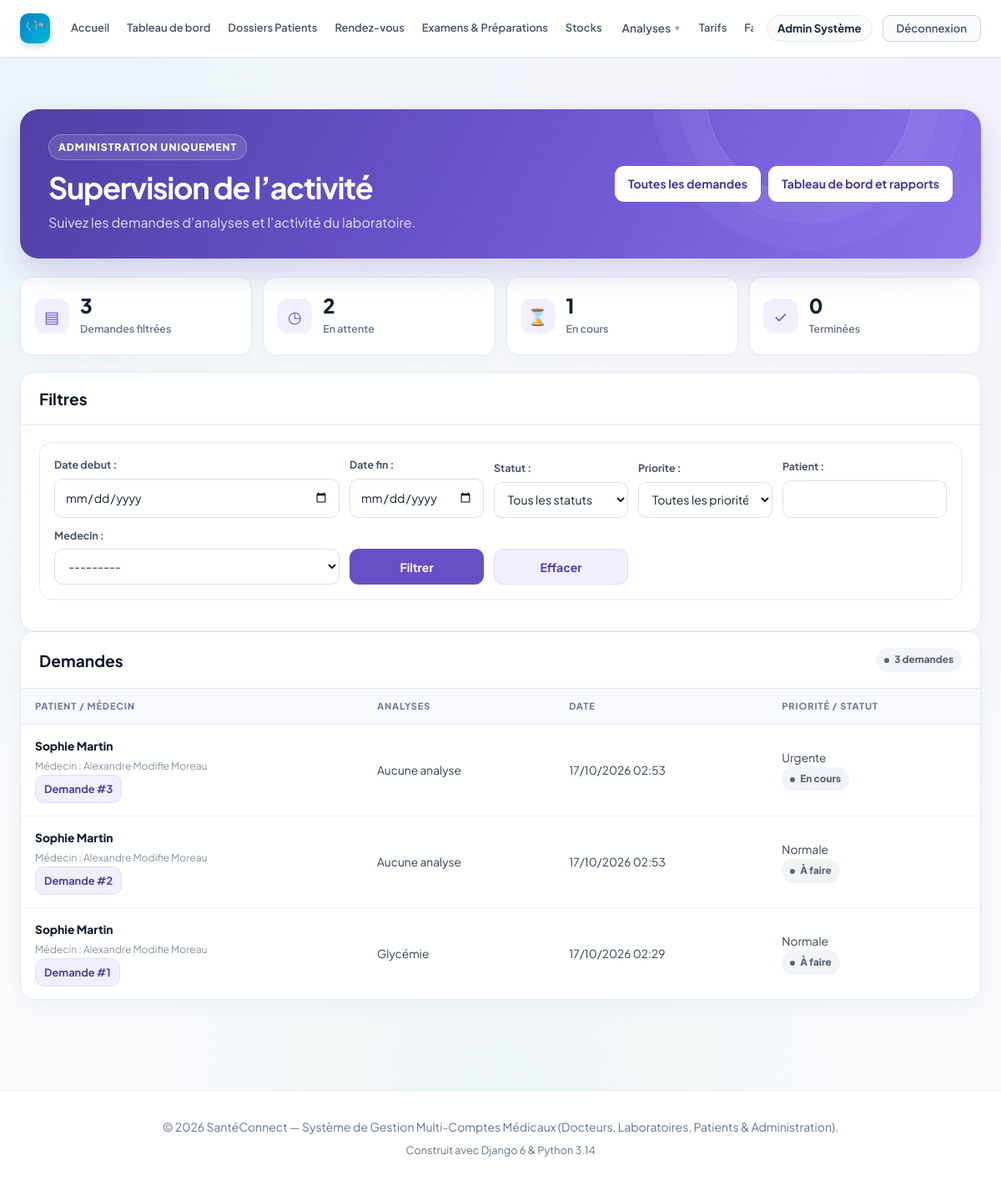
The app's page /laboratoire/supervision/ (signed in) with its own data.
### accounts/models.py (models this page shows, shortened)
class User(AbstractUser):
    class Role(models.TextChoices):
        ADMIN = 'ADMIN', 'Administrateur'
        DOCTEUR = 'DOCTEUR', 'Médecin'
        LABORATOIRE = 'LABORATOIRE', 'Laborantin'
        PATIENT = 'PATIENT', 'Patient'
    role = models.CharField(
        max_length=20,
        choices=Role.choices,
        default=Role.PATIENT,
        verbose_name="Rôle utilisateur"
    )
    phone = models.CharField(max_length=25, blank=True, null=True, verbose_name="Téléphone")
    address = models.CharField(max_length=255, blank=True, null=True, verbose_name="Adresse")
    city = models.CharField(max_length=100, blank=True, null=True, verbose_name="Ville")
    is_verified = models.BooleanField(
        default=False,
        verbose_name="Compte certifié / validé",
        help_text="Coché par l'administrateur pour valider l'activité d'un docteur ou laboratoire."
    )
    objects = CustomUserManager()
    class Meta:
        verbose_name = "Utilisateur"
        verbose_name_plural = "Tous les Utilisateurs"
    @property
    def is_laboratory(self):
        return self.role == self.Role.LABORATOIRE
    @property
    def is_patient(self):
        return self.role == self.Role.PATIENT
    @property
    def is_admin_user(self):
        return self.role == self.Role.ADMIN or self.is_superuser
    def __str__(self):
        full = self.get_full_name()
        display = full if full else self.username
        return f"{display} ({self.get_role_display()})"

### laboratoire/models.py (models this page shows, shortened)
class DemandeAnalyse(models.Model):
    class Priorite(models.TextChoices):
        NORMALE = "NORMALE", "Normale"
        HAUTE = "HAUTE", "Haute"
        URGENTE = "URGENTE", "Urgente"
    class Statut(models.TextChoices):
        EN_ATTENTE = "EN_ATTENTE", "À faire"
        EN_COURS = "EN_COURS", "En cours"
        TERMINEE = "TERMINEE", "Terminée"
        ANNULEE = "ANNULEE", "Annulée"
    patient = models.ForeignKey(
        settings.AUTH_USER_MODEL, on_delete=models.PROTECT,
        related_name="demandes_analyses", limit_choices_to={"role": "PATIENT"},
        verbose_name="Patient",
    )
    medecin = models.ForeignKey(
        settings.AUTH_USER_MODEL, on_delete=models.PROTECT,
        related_name="demandes_prescrites", limit_choices_to={"role": "DOCTEUR"},
        verbose_name="Médecin prescripteur",
    )
    laboratoire = models.ForeignKey(
        settings.AUTH_USER_MODEL, on_delete=models.PROTECT, null=True, blank=True,
        related_name="demandes_laboratoire", limit_choices_to={"role": "LABORATOIRE"},
        verbose_name="Laboratoire destinataire",
    )
    date_demande = models.DateTimeField("Date de prescription", default=timezone.now)
    priorite = models.CharField(
        "Priorité", max_length=10, choices=Priorite.choices, default=Priorite.NORMALE,
    )
    statut = models.CharField(
        "Statut", max_length=12, choices=Statut.choices, default=Statut.EN_ATTENTE,
    )
    commentaire = models.TextField("Commentaire", blank=True)
    motif_annulation = models.TextField("Motif d’annulation", blank=True)
    cree_par = models.ForeignKey(
        settings.AUTH_USER_MODEL, on_delete=models.SET_NULL, null=True, blank=True,
        related_name="demandes_analyses_creees", verbose_name="Créée par",
    )
    class Meta:
        ordering = ["-date_demande", "-pk"]
        verbose_name = "Demande d’analyse"
        verbose_name_plural = "Demandes d’analyses"

class AnalyseDemandee(models.Model):
    class Statut(models.TextChoices):
        EN_ATTENTE = "EN_ATTENTE", "À faire"
        EN_COURS = "EN_COURS", "En cours"
        TERMINEE = "TERMINEE", "Terminée"
        ANNULEE = "ANNULEE", "Annulée"
    demande = models.ForeignKey(
        DemandeAnalyse, on_delete=models.CASCADE, related_name="analyses",
    )
    type_analyse = models.ForeignKey(
        TypeAnalyse, on_delete=models.PROTECT, related_name="demandes",
    )
    prelevement = models.ForeignKey(
        "Prelevement",
        on_delete=models.SET_NULL,
        null=True,
        blank=True,
        related_name="analyses",
        verbose_name="Prélèvement",
    )
    statut = models.CharField(
        "Statut", max_length=12, choices=Statut.choices, default=Statut.EN_ATTENTE,
    )
    class Meta:
        ordering = ["type_analyse__nom"]
        constraints = [
            models.UniqueConstraint(
                fields=["demande", "type_analyse"], name="unique_type_analyse_par_demande",
            ),
        ]
        verbose_name = "Analyse demandée"
        verbose_name_plural = "Analyses demandées"

class TypeAnalyse(models.Model):
    class TypeEchantillon(models.TextChoices):
        SANG = "SANG", "Sang"
        URINE = "URINE", "Urine"
        AUTRE = "AUTRE", "Autre"
    code = models.CharField("Code", max_length=30, unique=True)
    nom = models.CharField("Nom", max_length=150)
    description = models.TextField("Description", blank=True)
    unite = models.CharField("Unité", max_length=30, blank=True)
    type_echantillon = models.CharField(
        "Type d’échantillon",
        max_length=10,
        choices=TypeEchantillon.choices,
        default=TypeEchantillon.SANG,
    )
    valeur_reference_min = models.DecimalField(
        "Valeur de référence minimale", max_digits=12, decimal_places=3,
        null=True, blank=True,
    )
    valeur_reference_max = models.DecimalField(
        "Valeur de référence maximale", max_digits=12, decimal_places=3,
        null=True, blank=True,
    )
    seuil_critique_bas = models.DecimalField(
        "Seuil critique bas", max_digits=12, decimal_places=3,
        null=True, blank=True,
    )
    seuil_critique_haut = models.DecimalField(
        "Seuil critique haut", max_digits=12, decimal_places=3,
        null=True, blank=True,
    )
    tarif = models.DecimalField(
        "Tarif", max_digits=9, decimal_places=2, null=True, blank=True,
        validators=[MinValueValidator(0)],
    )
    actif = models.BooleanField("Actif", default=True)
    class Meta:
        ordering = ["nom"]
        verbose_name = "Type d’analyse"
        verbose_name_plural = "Types d’analyses"

### laboratoire/views.py (the view, shortened to what this page needs)
# urls.py: path("supervision/", views.supervision, name="supervision"),
@catalogue_requis
def supervision(request):
    form = SupervisionFilterForm(request.GET)
    filters = form.cleaned_data if form.is_valid() else {}
    demandes = DemandeAnalyse.objects.select_related(
        "patient", "medecin",
    ).prefetch_related("analyses__type_analyse")
    if filters.get("date_debut"):
        demandes = demandes.filter(date_demande__date__gte=filters["date_debut"])
    if filters.get("date_fin"):
        demandes = demandes.filter(date_demande__date__lte=filters["date_fin"])
    if filters.get("statut"):
        demandes = demandes.filter(statut=filters["statut"])
    if filters.get("priorite"):
        demandes = demandes.filter(priorite=filters["priorite"])
    if filters.get("medecin"):
        demandes = demandes.filter(medecin=filters["medecin"])
    return render(request, "laboratoire/supervision.html", {
        "form": form,
        "demandes": demandes,
        "nombre_demandes": demandes.count(),
        "nombre_en_attente": demandes.filter(
            statut=DemandeAnalyse.Statut.EN_ATTENTE,
        ).count(),
        "nombre_en_cours": demandes.filter(
            statut=DemandeAnalyse.Statut.EN_COURS,
        ).count(),
        "nombre_terminees": demandes.filter(
            statut=DemandeAnalyse.Statut.TERMINEE,
        ).count(),
        "statut_choices": DemandeAnalyse.Statut.choices,
        "priorite_choices": DemandeAnalyse.Priorite.choices,
    })

### laboratoire/forms.py (called while the page is built)
    def clean(self):
        cleaned_data = super().clean()
        date_debut = cleaned_data.get("date_debut")
        date_fin = cleaned_data.get("date_fin")
        if date_debut and date_fin and date_debut > date_fin:
            self.add_error("date_fin", "La date de fin doit suivre la date de début.")
        return cleaned_data

### laboratoire/permissions.py (called while the page is built)
def can_manage_catalog(user):
    return user.is_authenticated and (
        user.is_admin_user or user.is_staff or user.is_superuser
    )

def role_required(check, message):
    def decorator(view):
        @wraps(view)
        def wrapped(request, *args, **kwargs):
            if not request.user.is_authenticated:
                return redirect_to_login(request.get_full_path())
            if not check(request.user):
                messages.error(request, message)
                return redirect("dashboard")
            return view(request, *args, **kwargs)
        return wrapped
    return decorator

### laboratoire/templates/laboratoire/supervision.html (shortened to what this page needs)
{% extends "base.html" %}
{% load static %}
{% block extra_css %}<link rel="stylesheet" href="{% static 'laboratoire/laboratoire.css' %}">{% endblock %}
{% block content %}
<div class="lab-shell">
  <header class="lab-hero">
    <div class="lab-hero__copy">
      <span class="lab-hero__eyebrow">Administration uniquement</span>
      <h1>Supervision de l’activité</h1>
      <p>Suivez les demandes d’analyses et l’activité du laboratoire.</p>
    </div>
    <div class="lab-hero__actions">
      <a class="lab-btn lab-btn--white" href="{% url 'laboratoire:demande_list' %}">Toutes les demandes</a>
      <a class="lab-btn lab-btn--white" href="{% url 'laboratoire:rapports' %}">Tableau de bord et rapports</a>
    </div>
  </header>
  <section class="lab-stats" aria-label="Indicateurs de supervision">
    <article class="lab-stat"><span class="lab-stat__icon">▤</span><span><strong class="lab-stat__number">{{ nombre_demandes }}</strong><span class="lab-stat__label">Demandes filtrées</span></span></article>
    <article class="lab-stat"><span class="lab-stat__icon">◷</span><span><strong class="lab-stat__number">{{ nombre_en_attente }}</strong><span class="lab-stat__label">En attente</span></span></article>
    <article class="lab-stat"><span class="lab-stat__icon">⌛</span><span><strong class="lab-stat__number">{{ nombre_en_cours }}</strong><span class="lab-stat__label">En cours</span></span></article>
    <article class="lab-stat"><span class="lab-stat__icon">✓</span><span><strong class="lab-stat__number">{{ nombre_terminees }}</strong><span class="lab-stat__label">Terminées</span></span></article>
  </section>
  <section class="lab-panel">
    <div class="lab-panel__head"><h2>Filtres</h2></div>
    <div class="lab-panel__body">
      <form method="get" class="lab-filter">
        {% for field in form %}
          <div>
            {{ field.label_tag }}{{ field }}
          </div>
        {% endfor %}
        <button class="lab-btn lab-btn--primary" type="submit">Filtrer</button>
        <a class="lab-btn lab-btn--soft" href="{% url 'laboratoire:supervision' %}">Effacer</a>
      </form>
    </div>
  </section>
  <section class="lab-panel">
    <div class="lab-panel__head">
      <h2>Demandes</h2>
      <span class="lab-badge lab-badge--neutral">{{ nombre_demandes }} demande{{ nombre_demandes|pluralize:"s" }}</span>
    </div>
    <div class="lab-table-wrap">
      <table class="lab-table">
        <thead><tr><th>Patient / médecin</th><th>Analyses</th><th>Date</th><th>Priorité / statut</th></tr></thead>
        <tbody>
          {% for demande in demandes %}
            <tr>
              <td>
                <span class="lab-table__primary">{{ demande.patient.get_full_name|default:demande.patient.username }}</span>
                <span class="lab-table__secondary">Médecin : {{ demande.medecin.get_full_name|default:demande.medecin.username }}</span>
                <a class="lab-btn lab-btn--soft lab-btn--small" href="{% url 'laboratoire:demande_detail' demande.pk %}">Demande #{{ demande.pk }}</a>
              </td>
              <td>{% for analyse in demande.analyses.all %}{{ analyse.type_analyse.nom }}{% if not forloop.last %}, {% endif %}{% empty %}Aucune analyse{% endfor %}</td>
              <td>{{ demande.date_demande|date:"d/m/Y H:i" }}</td>
              <td>{{ demande.get_priorite_display }}<br><span class="lab-badge lab-badge--neutral">{{ demande.get_statut_display }}</span>
              </td>
            </tr>
          {% empty %}
            <tr><td colspan="4"><div class="lab-empty"><h3>Aucune demande trouvée</h3><p>Modifiez les filtres ou effacez-les pour voir toute l’activité.</p></div></td></tr>
          {% endfor %}
        </tbody>
      </table>
    </div>
  </section>
</div>
{% endblock %}

### templates/base.html (shortened to what this page needs)
{% load static %}
<!doctype html>
<html lang="fr">
  <head>
    <link rel="stylesheet" href="{% static 'css/style.css' %}?v=20261022_1" />
    {% block extra_css %}{% endblock %}
  </head>
  <body>
    <nav class="navbar" id="main-navbar">
      <div class="container navbar-inner">
        <div class="navbar-brand-section">
          <a href="{% url 'home' %}" class="logo-brand" id="brand-logo-link">
            <span class="logo-icon">🩺</span>
          </a>
        </div>
        <div class="nav-links" id="main-nav-links">
          <a href="{% url 'home' %}" class="nav-item-link" id="nav-home"
            >Accueil</a
          >
          {% if user.is_authenticated %}
            <a href="{% url 'dashboard' %}" class="nav-item-link" id="nav-dashboard">Tableau de bord</a>
            {% if user.is_admin_user or user.is_doctor %}
              <a href="{% url 'dossiers_patients_list' %}" class="nav-item-link" id="nav-dossiers">Dossiers Patients</a>
            {% endif %}
            {% if user.is_admin_user or user.is_doctor or user.is_patient %}
              <a href="{% url 'rendezvous:rdv_list' %}" class="nav-item-link" id="nav-rendezvous">Rendez-vous</a>
            {% endif %}
            {% if user.is_admin_user or user.is_doctor %}
              <a href="{% url 'examens_list' %}" class="nav-item-link" id="nav-examens">Examens &amp; Préparations</a>
            {% endif %}
            {% if user.is_admin_user or user.is_laboratory or user.is_doctor %}
              <a href="{% url 'stock:dashboard' %}" class="nav-item-link" id="nav-stock">Stocks</a>
            {% endif %}
            {% if user.is_laboratory %}
              <a href="{% url 'laboratoire:prelevement_list' %}" class="nav-item-link" id="nav-laboratoire">Prélèvements</a>
            {% elif user.is_admin_user or user.is_staff or user.is_superuser %}
              <div class="nav-mega-wrapper">
                <a href="{% url 'laboratoire:demande_list' %}" class="nav-item-link nav-mega-trigger" id="nav-laboratoire-menu">Analyses <span class="nav-caret" aria-hidden="true">▾</span></a>
              </div>
            {% elif user.is_doctor %}
              <a href="{% url 'laboratoire:demande_list' %}" class="nav-item-link">Analyses</a>
            {% endif %}
            {% if user.is_admin_user or user.is_staff or user.is_superuser %}
              <a href="{% url 'tarif_list' %}" class="nav-item-link" id="nav-tarifs">Tarifs</a>
            {% endif %}
            {% if user.is_admin_user or user.is_patient or user.is_doctor and user.is_verified %}
              <a href="{% url 'facture_list' %}" class="nav-item-link" id="nav-factures">Factures</a>
            {% endif %}
          {% endif %}
        </div>
        <div class="navbar-user-actions" id="nav-user-actions">
          {% if user.is_authenticated %}
          <div class="nav-user-badge" id="nav-user-profile">
            <a
              href="{% url 'profile' %}"
              class="nav-user-name-link"
              id="nav-profile-edit"
              title="Mon profil"
              >{{ user.get_full_name|default:user.username }}</a
            >
          </div>
          <a
            href="{% url 'logout' %}"
            class="nav-logout-btn"
            id="btn-nav-logout"
            >Déconnexion</a
          >
          {% endif %}
        </div>
      </div>
    </nav>
    <main style="flex: 1; padding: 24px 0 60px">
      {% block content %}{% endblock %}
    </main>
    <footer class="footer">
      <div class="container">
        <p>
          © 2026 SantéConnect — Système de Gestion Multi-Comptes Médicaux
          (Docteurs, Laboratoires, Patients & Administration).
        </p>
        <p style="margin-top: 6px; font-size: 0.8rem; color: #64748b">
          Construit avec Django 6 & Python 3.14
        </p>
      </div>
    </footer>
  </body>
</html>

### records on screen
User: get_full_name "Admin Système"
DemandeAnalyse: patient.get_full_name "Sophie Martin", medecin.get_full_name "Alexandre Modifie Moreau", pk "3", date_demande "17/10/2026 02:53", priorite "Urgente", statut "En cours"
DemandeAnalyse: patient.get_full_name "Sophie Martin", medecin.get_full_name "Alexandre Modifie Moreau", pk "2", date_demande "17/10/2026 02:53", priorite "Normale", statut "À faire"
DemandeAnalyse: patient.get_full_name "Sophie Martin", medecin.get_full_name "Alexandre Modifie Moreau", pk "1", date_demande "17/10/2026 02:29", priorite "Normale", statut "À faire"
AnalyseDemandee: type_analyse.nom "Glycémie"

### other values on screen
{{ nombre_demandes }} "3"
{{ nombre_en_attente }} "2"
{{ nombre_en_cours }} "1"
{{ nombre_terminees }} "0"
{{ field.label_tag }} "Date debut :" "Date fin :" "Statut :" "Priorite :" "Patient :" "Medecin :"
